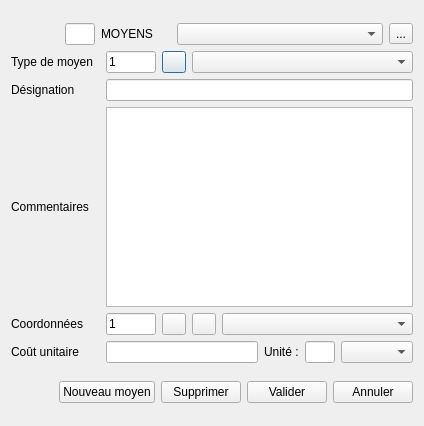
<?xml version="1.0" encoding="UTF-8"?>
<ui version="4.0">
 <class>Dialog_moyens</class>
 <widget class="QDialog" name="Dialog_moyens">
  <property name="geometry">
   <rect>
    <x>0</x>
    <y>0</y>
    <width>424</width>
    <height>426</height>
   </rect>
  </property>
  <property name="windowTitle">
   <string>Edition des moyens</string>
  </property>
  <layout class="QHBoxLayout" name="horizontalLayout_3">
   <item>
    <layout class="QVBoxLayout" name="verticalLayout">
     <item>
      <layout class="QGridLayout" name="gridLayout">
       <item row="5" column="2">
        <widget class="QTextEdit" name="textEdit_Commentaires">
         <property name="minimumSize">
          <size>
           <width>0</width>
           <height>100</height>
          </size>
         </property>
         <property name="maximumSize">
          <size>
           <width>16777215</width>
           <height>200</height>
          </size>
         </property>
        </widget>
       </item>
       <item row="3" column="2">
        <layout class="QHBoxLayout" name="horizontalLayout_11">
         <item>
          <widget class="QLineEdit" name="lineEdit_Type">
           <property name="maximumSize">
            <size>
             <width>50</width>
             <height>16777215</height>
            </size>
           </property>
           <property name="text">
            <string>1</string>
           </property>
          </widget>
         </item>
         <item>
          <widget class="QPushButton" name="pushButton_Edit_Type">
           <property name="maximumSize">
            <size>
             <width>24</width>
             <height>16777215</height>
            </size>
           </property>
           <property name="text">
            <string/>
           </property>
           <property name="icon">
            <iconset resource="../openjardin.qrc">
             <normaloff>:/images/pen_48.png</normaloff>:/images/pen_48.png</iconset>
           </property>
          </widget>
         </item>
         <item>
          <widget class="QComboBox" name="comboBox_Type_moyen"/>
         </item>
        </layout>
       </item>
       <item row="1" column="0" colspan="3">
        <layout class="QHBoxLayout" name="horizontalLayout_4">
         <item>
          <widget class="QLabel" name="label_7">
           <property name="maximumSize">
            <size>
             <width>48</width>
             <height>48</height>
            </size>
           </property>
           <property name="text">
            <string/>
           </property>
           <property name="pixmap">
            <pixmap resource="../openjardin.qrc">:/images/motoculteur.png</pixmap>
           </property>
           <property name="scaledContents">
            <bool>true</bool>
           </property>
          </widget>
         </item>
         <item>
          <widget class="QLineEdit" name="lineEdit_idMoyens">
           <property name="maximumSize">
            <size>
             <width>30</width>
             <height>16777215</height>
            </size>
           </property>
          </widget>
         </item>
         <item>
          <widget class="QLabel" name="label_11">
           <property name="maximumSize">
            <size>
             <width>70</width>
             <height>30</height>
            </size>
           </property>
           <property name="text">
            <string>MOYENS</string>
           </property>
          </widget>
         </item>
         <item>
          <widget class="QComboBox" name="comboBox_Moyens"/>
         </item>
         <item>
          <widget class="QToolButton" name="toolButton">
           <property name="text">
            <string>...</string>
           </property>
           <property name="icon">
            <iconset resource="../openjardin.qrc">
             <normaloff>:/images/az.png</normaloff>:/images/az.png</iconset>
           </property>
           <property name="iconSize">
            <size>
             <width>24</width>
             <height>24</height>
            </size>
           </property>
          </widget>
         </item>
        </layout>
       </item>
       <item row="5" column="0">
        <widget class="QLabel" name="label_2">
         <property name="text">
          <string>Commentaires</string>
         </property>
        </widget>
       </item>
       <item row="4" column="0">
        <widget class="QLabel" name="label">
         <property name="text">
          <string>Désignation</string>
         </property>
        </widget>
       </item>
       <item row="3" column="0">
        <widget class="QLabel" name="label_25">
         <property name="text">
          <string>Type de moyen</string>
         </property>
        </widget>
       </item>
       <item row="6" column="2">
        <layout class="QHBoxLayout" name="horizontalLayout_8">
         <item>
          <widget class="QLineEdit" name="lineEdit_coordonnees_moyen">
           <property name="maximumSize">
            <size>
             <width>50</width>
             <height>16777215</height>
            </size>
           </property>
           <property name="text">
            <string>1</string>
           </property>
          </widget>
         </item>
         <item>
          <widget class="QPushButton" name="pushButton_Edit_coord_moyen">
           <property name="maximumSize">
            <size>
             <width>24</width>
             <height>16777215</height>
            </size>
           </property>
           <property name="text">
            <string/>
           </property>
           <property name="icon">
            <iconset resource="../openjardin.qrc">
             <normaloff>:/images/pen_48.png</normaloff>:/images/pen_48.png</iconset>
           </property>
          </widget>
         </item>
         <item>
          <widget class="QPushButton" name="pushButton_Add_coord_moyen">
           <property name="maximumSize">
            <size>
             <width>24</width>
             <height>16777215</height>
            </size>
           </property>
           <property name="text">
            <string/>
           </property>
           <property name="icon">
            <iconset resource="../openjardin.qrc">
             <normaloff>:/images/add_48.png</normaloff>:/images/add_48.png</iconset>
           </property>
          </widget>
         </item>
         <item>
          <widget class="QComboBox" name="comboBox_coordonnees"/>
         </item>
        </layout>
       </item>
       <item row="6" column="0">
        <widget class="QLabel" name="label_26">
         <property name="text">
          <string>Coordonnées</string>
         </property>
        </widget>
       </item>
       <item row="9" column="2">
        <layout class="QHBoxLayout" name="horizontalLayout_2">
         <item>
          <widget class="QLineEdit" name="lineEdit_coutUnitaire"/>
         </item>
         <item>
          <widget class="QLabel" name="label_3">
           <property name="text">
            <string>Unité :</string>
           </property>
          </widget>
         </item>
         <item>
          <widget class="QLineEdit" name="lineEdit_unite">
           <property name="maximumSize">
            <size>
             <width>30</width>
             <height>16777215</height>
            </size>
           </property>
          </widget>
         </item>
         <item>
          <widget class="QComboBox" name="comboBox_unite"/>
         </item>
        </layout>
       </item>
       <item row="4" column="2">
        <widget class="QLineEdit" name="lineEdit_Designation"/>
       </item>
       <item row="9" column="0">
        <widget class="QLabel" name="label_5">
         <property name="text">
          <string>Coût unitaire</string>
         </property>
        </widget>
       </item>
      </layout>
     </item>
     <item>
      <layout class="QHBoxLayout" name="horizontalLayout">
       <item>
        <spacer name="horizontalSpacer">
         <property name="orientation">
          <enum>Qt::Horizontal</enum>
         </property>
         <property name="sizeHint" stdset="0">
          <size>
           <width>40</width>
           <height>20</height>
          </size>
         </property>
        </spacer>
       </item>
       <item>
        <widget class="QPushButton" name="pushButton_nouveau">
         <property name="text">
          <string>Nouveau moyen</string>
         </property>
         <property name="icon">
          <iconset resource="../openjardin.qrc">
           <normaloff>:/images/add_48.png</normaloff>:/images/add_48.png</iconset>
         </property>
        </widget>
       </item>
       <item>
        <widget class="QPushButton" name="pushButton_Supprimer">
         <property name="text">
          <string>Supprimer</string>
         </property>
         <property name="icon">
          <iconset resource="../openjardin.qrc">
           <normaloff>:/images/remove_48.png</normaloff>:/images/remove_48.png</iconset>
         </property>
        </widget>
       </item>
       <item>
        <widget class="QPushButton" name="pushButton_Valider">
         <property name="text">
          <string>Valider</string>
         </property>
         <property name="icon">
          <iconset resource="../openjardin.qrc">
           <normaloff>:/images/Valider.png</normaloff>:/images/Valider.png</iconset>
         </property>
        </widget>
       </item>
       <item>
        <widget class="QPushButton" name="pushButton_Annuler">
         <property name="text">
          <string>Annuler</string>
         </property>
         <property name="icon">
          <iconset resource="../openjardin.qrc">
           <normaloff>:/images/icones/quitter.png</normaloff>:/images/icones/quitter.png</iconset>
         </property>
        </widget>
       </item>
      </layout>
     </item>
    </layout>
   </item>
  </layout>
 </widget>
 <resources>
  <include location="../openjardin.qrc"/>
 </resources>
 <connections/>
</ui>
